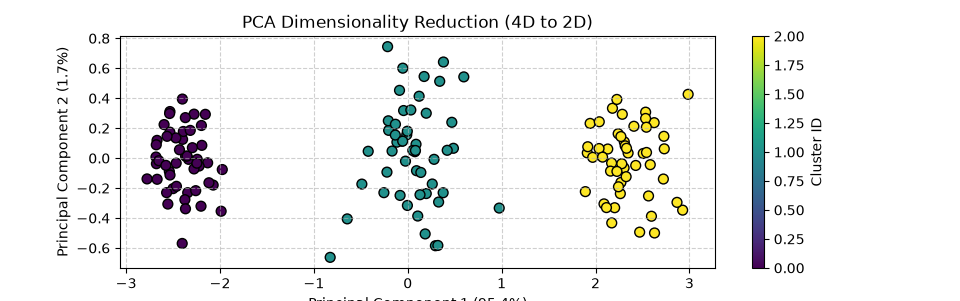

Generate this figure with Python:
import numpy as np
import matplotlib.pyplot as plt
from sklearn.preprocessing import StandardScaler
from sklearn.decomposition import PCA

def main():

    # -------------------------------------------------------------
    # 1. Create a dummy dataset (150 samples, 4 features)
    # -------------------------------------------------------------
    
    np.random.seed(42)
    
    # Generate 3 distinct clusters to make visualization interesting
    cluster1 = np.random.normal(loc=1, scale=0.5, size=(50, 4))
    cluster2 = np.random.normal(loc=4, scale=0.8, size=(50, 4))
    cluster3 = np.random.normal(loc=7, scale=0.6, size=(50, 4))
    
    X = np.vstack([cluster1, cluster2, cluster3])
    labels = np.array([0]*50 + [1]*50 + [2]*50)
    
    print(f"Original data shape: {X.shape}")

    # -------------------------------------------------------------
    # 2. Standardize the data (Crucial step for PCA)
    # -------------------------------------------------------------
    
    scaler = StandardScaler()
    X_scaled = scaler.fit_transform(X)

    # -------------------------------------------------------------
    # 3. Initialize and fit PCA (Reducing from 4D to 2D)
    # -------------------------------------------------------------
    
    pca = PCA(n_components=2)
    X_pca = pca.fit_transform(X_scaled)
    
    print(f"Transformed data shape: {X_pca.shape}\n")

    # -------------------------------------------------------------
    # 4. Print Explained Variance Metrics
    # -------------------------------------------------------------
    
    variance_ratios = pca.explained_variance_ratio_
    total_variance = np.sum(variance_ratios)
    
    print("--- PCA Analysis Metrics ---")
    print(f"Variance explained by PC1: {variance_ratios[0]*100:.2f}%")
    print(f"Variance explained by PC2: {variance_ratios[1]*100:.2f}%")
    print(f"Total variance retained:    {total_variance*100:.2f}%")
    print(f"Component vectors:\n{pca.components_}\n")

    # -------------------------------------------------------------
    # 5. Plot the Reduced Data
    # -------------------------------------------------------------
    
    plt.figure(figsize=(8, 6))
    scatter = plt.scatter(X_pca[:, 0], X_pca[:, 1], c=labels, cmap='viridis', edgecolor='k', s=50)
    
    plt.title("PCA Dimensionality Reduction (4D to 2D)")
    plt.xlabel(f"Principal Component 1 ({variance_ratios[0]*100:.1f}%)")
    plt.ylabel(f"Principal Component 2 ({variance_ratios[1]*100:.1f}%)")
    plt.grid(True, linestyle='--', alpha=0.6)
    plt.colorbar(scatter, label='Cluster ID')
    
    print("Displaying plot...")
    plt.show()

if __name__ == "__main__":
    main()
